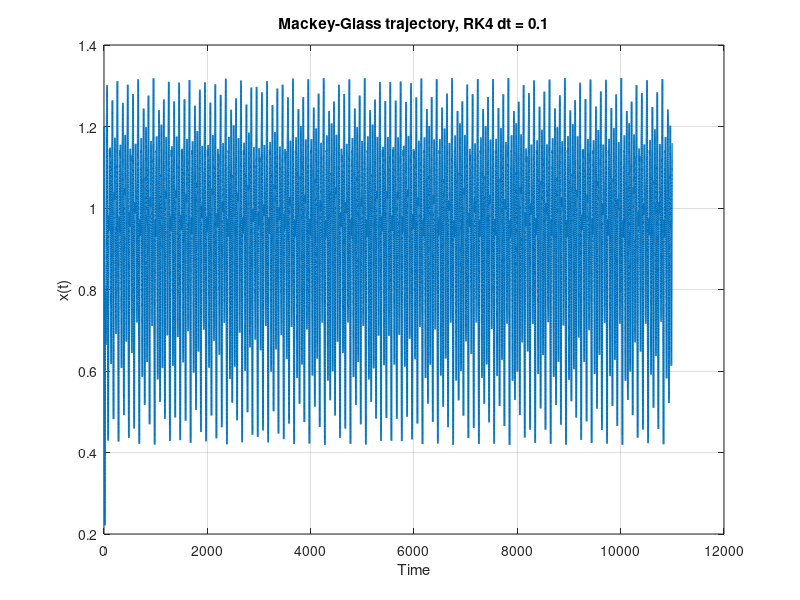
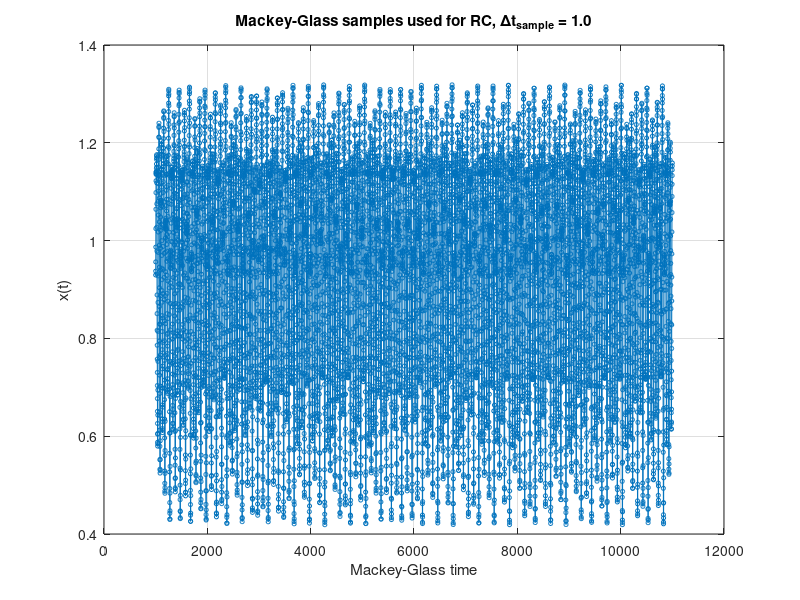
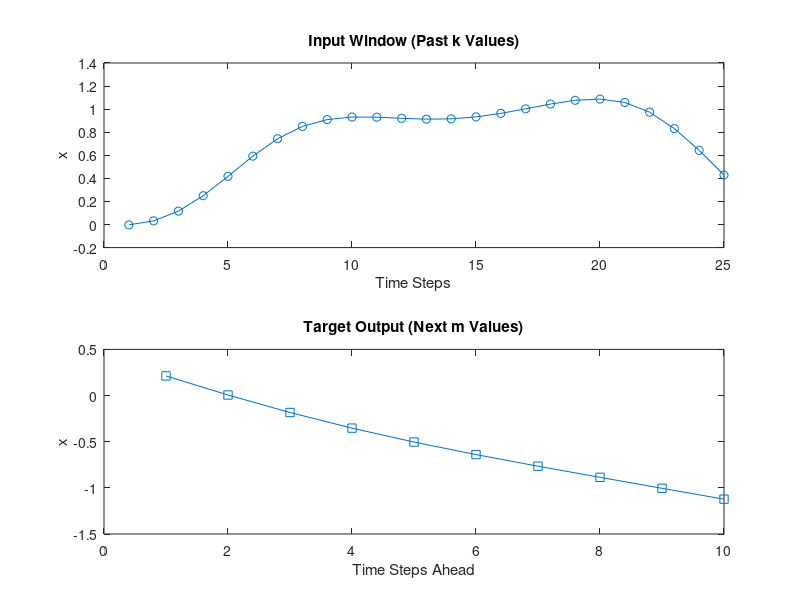

Write the MATLAB code that produced these figures, in order.
%% Mackey-Glass Simulation using RK4
% N.P. Diamantopoulos, NTT, Inc.
% updated: 2026-Oct-06
% -------------------------------------------------------------------------
clear; clc;

% MG series parameters
beta        = 0.2;
gamma       = 0.1;
n           = 10;
tau         = 17;       % Delay in Mackey-Glass time units

dt_int      = 0.1;      % RK4 numerical integration step
dt_sample   = 1.0;      % Sampling interval used for RC dataset
N_sampled   = 10000;    % MG samples retained after resampling
t_transient = 1000;     % Initial transient discarded

% Parameters for ML windowing
k           = 25;       % Input window: 25 past MG samples
m           = 10;       % Target: next 10 MG samples
stride      = 1;        % Sliding-window step

% -------------------------------------------------------------------------

% Sampling ratio
sample_factor = dt_sample/dt_int;
if abs(sample_factor - round(sample_factor)) > 1e-12
    error('dt_sample must be an integer multiple of dt_int.');
end
sample_factor = round(sample_factor);

fprintf('RK4 integration step      = %.3f\n', dt_int);
fprintf('RC sampling interval      = %.3f\n', dt_sample);
fprintf('Downsampling factor       = %d\n', sample_factor);

% Time vector
t_max = t_transient + (N_sampled - 1)*dt_sample;
t = 0:dt_int:t_max;
steps = length(t);

% Initialize state vector
x = zeros(1, steps);
x(1) = 1.2;

% Function to evaluate Mackey-Glass derivative
mg_deriv = @(x_t, x_tau) beta*x_tau/(1 + x_tau^n) - gamma*x_t;

% Delay in numerical integration samples
delay_steps = round(tau/dt_int);
if abs(delay_steps*dt_int - tau) > 1e-12
    error('tau must be compatible with dt_int for direct delay indexing.');
end

% Main RK4 loop
for i = 2:steps
    delay_idx = i - delay_steps;

    if delay_idx <= 0
        x_tau = 0;
    else
        x_tau = x(delay_idx);
    end

    % RK4 steps
    k1 = dt_int * mg_deriv(x(i-1),             x_tau);
    k2 = dt_int * mg_deriv(x(i-1) + 0.5*k1,    x_tau);
    k3 = dt_int * mg_deriv(x(i-1) + 0.5*k2,    x_tau);
    k4 = dt_int * mg_deriv(x(i-1) + k3,        x_tau);

    x(i) = x(i-1) + (k1 + 2*k2 + 2*k3 + k4)/6;
end

% Plot result
figure;
plot(t,x,'-','LineWidth',1.2);
xlabel('Time');
ylabel('x(t)');
title(sprintf('Mackey-Glass trajectory, RK4 dt = %.1f',dt_int));
grid on;

% Discard & resample
idx_start = find(t >= t_transient,1,'first');
x_ss = x(idx_start:end);
t_ss = t(idx_start:end);
x_sampled = x_ss(1:sample_factor:end);
t_sampled = t_ss(1:sample_factor:end);

% Restrict to requested number of logical samples
N_keep = min(N_sampled,length(x_sampled));
x_sampled = x_sampled(1:N_keep);
t_sampled = t_sampled(1:N_keep);
fprintf('Number of sampled MG points = %d\n',length(x_sampled));

% Plot sampled series
figure;
plot(t_sampled,x_sampled,'o-','MarkerSize',3);
xlabel('Mackey-Glass time');
ylabel('x(t)');
title(sprintf('Mackey-Glass samples used for RC, \\Deltat_{sample} = %.1f', dt_sample));
grid on;

% Number of usable samples
N = length(x_sampled);
num_samples = floor((N-k-m)/stride) + 1;

% Initialize input/output matrices
X = zeros(num_samples,k);
T = zeros(num_samples,m);

% Construct prediction dataset
for i = 1:num_samples
    start_idx = (i - 1) * stride + 1;
    X(i,:) = x_sampled(start_idx : start_idx+k-1);      % Input: past k values
    T(i,:) = x_sampled(start_idx+k : start_idx+k+m-1);  % Output: next m values
end

% Optional: Normalize data (zero mean, unit variance)
all_values = [X(:); T(:)];
mu_all  = mean(all_values);
std_all = std(all_values,1);
X = (X - mu_all)/std_all;
T = (T - mu_all)/std_all;

% Optional: plot one example
figure;
subplot(2,1,1);
plot(1:k,X(1,:),'o-');
title('Input Window (Past k Values)');
xlabel('Time Steps'); ylabel('x');
subplot(2,1,2);
plot(1:m,T(1,:),'s-');
title('Target Output (Next m Values)');
xlabel('Time Steps Ahead'); ylabel('x');

% Save
save('MackeyGlass_dataset.mat','X','T');
